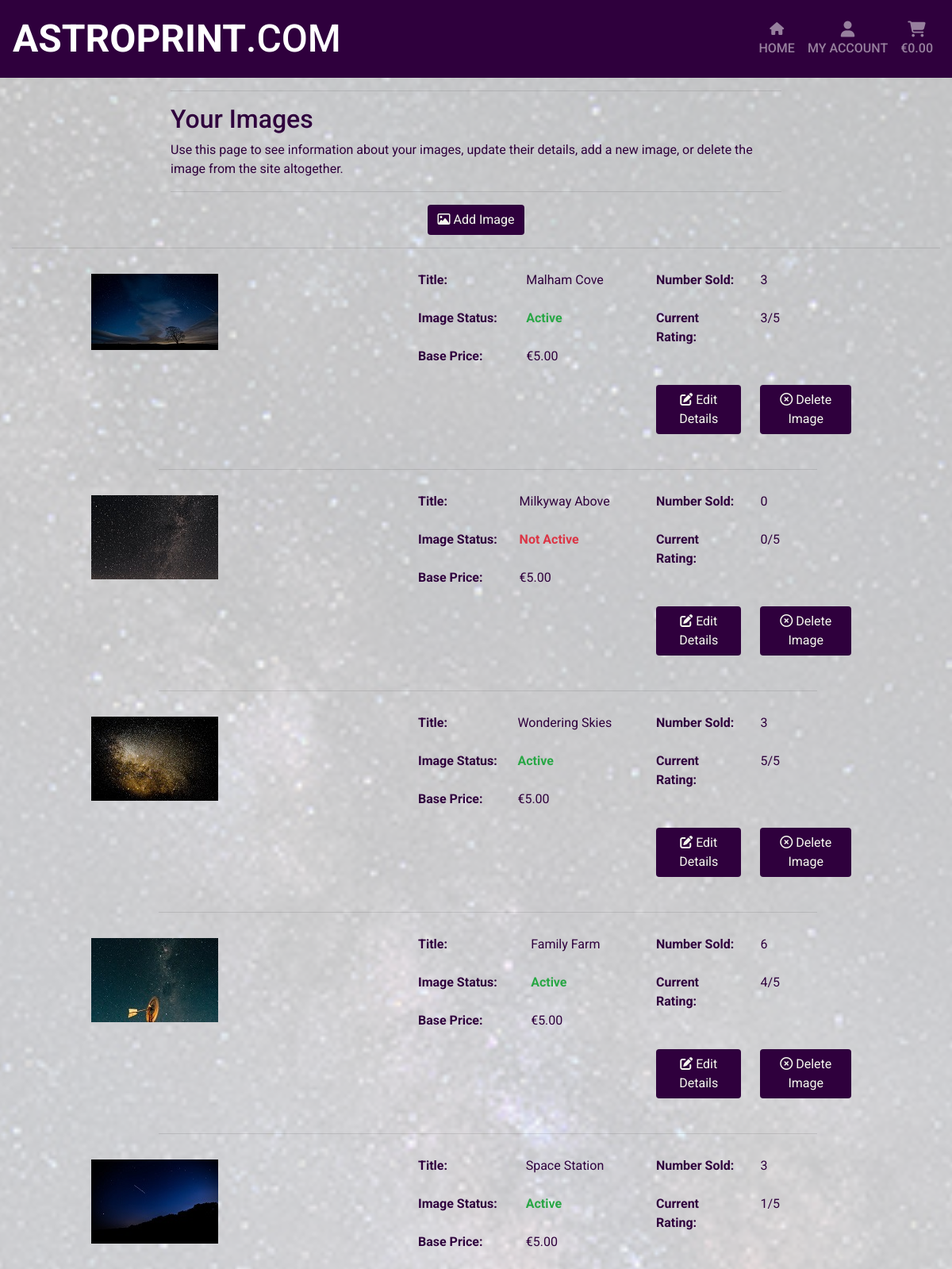
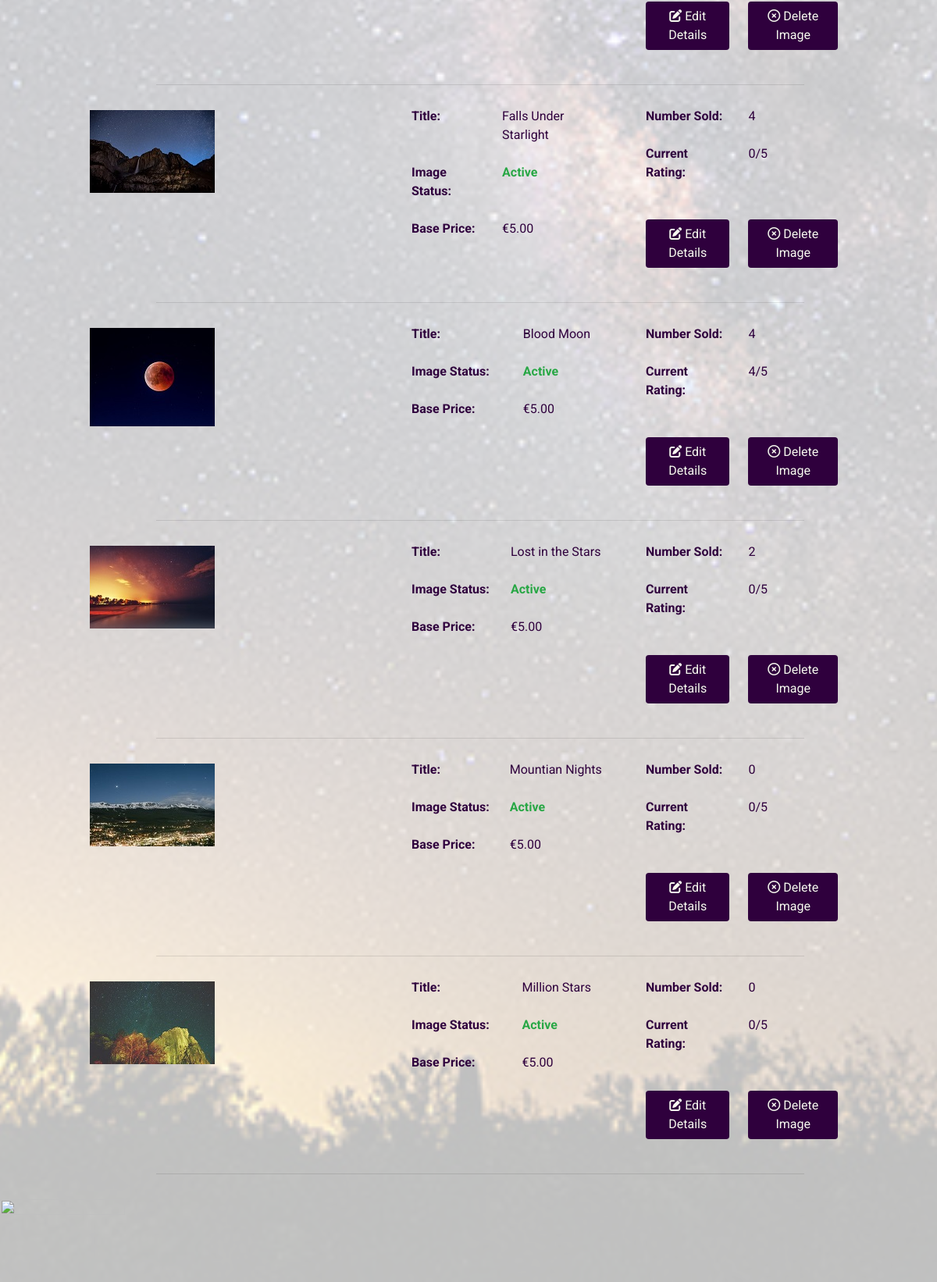
/seller_upload/site_management, run on the app's committed database (2 pictures, top to bottom).
### images/models.py (models this page shows, shortened)
class Image(models.Model):
    prev_img = models.ImageField(verbose_name='', upload_to='user_images/')
    tmnl_img = models.ImageField(verbose_name='', upload_to='user_images/')
    img_title = models.CharField(max_length=75, null=False, blank=False)
    img_taken = models.DateField(null=True, blank=True)
    base_price = models.DecimalField(max_digits=6, decimal_places=2)
    user_id = models.ForeignKey(User, to_field='id', on_delete=models.CASCADE)
    img_status = models.BooleanField(default=False)
    vol_sold = models.IntegerField(default=0)
    img_rating = models.IntegerField(null=False, blank=False, default=0)
    img_data_id = models.ForeignKey(
        'Image_Data', to_field='id', on_delete=models.SET_NULL,
        null=True, blank=True
    )
    date_added = models.DateTimeField(auto_now_add=True)
    last_updated = models.DateTimeField(auto_now=True)

### seller_upload/views.py (the view)
# urls.py: path('site_management', views.all_images_su, name='all_images_su'),
def all_images_su(request):
    images = Image.objects.all()
    context = {
        'images': images,
    }
    return render(request, 'seller_upload/seller_show_images.html', context)

### shopping_bag/contexts.py (called while the page is built, shortened)
def bag_contents(request):
    bag_images = []
    total = 0
    prod_count = 0
    bag = request.session.get('bag', {})
    context = {
        'bag_images': bag_images,
        'total': total,
        'prod_count': prod_count,
    }
    return context

### seller_upload/templates/seller_upload/seller_show_images.html (shortened to what this page needs)
{% extends 'base.html' %}
{% load static %}
{% block content %}
    <div class="overlay"></div>
    <div class="container-fluid">
        <div class="row">
            {% if request.user.is_superuser %}
                <div class="col-12 col-lg-8 offset-lg-2 text-center">
                    <hr>
                    <h2>Site Images</h2>
                    <p>
                        All Images currently on the site.
                    </p>
                    <hr>
                </div>
            {% else %}
                <div class="col-12 col-lg-8 offset-lg-2">
                    <hr>
                    <h2>Your Images</h2>
                    <p>
                        Use this page to see information about your images, update
                        their details, add a new image, or delete the image from
                        the site altogether.
                    </p>
                    <hr>
                </div>
            {% endif %}
        </div>
        <div class="row">
            {% if not request.user.is_superuser %}
                <div class="col text-center">
                    <div class="submit-button">
                        <a href="{% url 'add_image' %}" class="btn btn-site">
                            <span class="icon">
                                <i class="far fa-image"></i>
                            </span>
                            <span>Add Image</span>
                        </a>
                    </div>
                    <hr>
                </div>
            {% endif %}
        </div>
        {% for image in images %}
            <div class="row">
                <div class="col-12 col-md-4 offset-md-1">
                    <img class="img-fluid mt-3" src="{{ image.tmnl_img.url }}" width="160" height="106">
                </div>
                <div class="col-12 col-md-3">
                    <table class="table table-borderless table-text">
                        <tr>
                            <th>Title: </th>
                            <td>{{ image.img_title }}</td>
                        </tr>
                        <tr>
                            <th>Image Status: </th>
                            {% if image.img_status == False %}
                                <td class="text-danger"><strong>Not Active</strong></td>
                            {% else %}
                                <td class="text-success"><strong>Active</strong></td>
                            {% endif %}
                        </tr>
                        <tr>
                            <th>Base Price: </th>
                            <td>€{{ image.base_price }}</td>
                        </tr>
                    </table>
                </div>
                <div class="col-12 col-md-3">
                    <table class="table table-borderless table-text">
                        <tr>
                            <th>Number Sold: </th>
                            <td>{{ image.vol_sold }}</td>
                        </tr>
                        <tr>
                            <th>Current Rating: </th>
                            <td>{{ image.img_rating }}/5</td>
                        </tr>
                        <tr><th></th></tr>
                        <tr>
                            <td>
                                <div class="submit-button text-right">
                                    <a href="{% url 'edit_image_details' image.id %}" class="btn btn-site">
                                        <span class="icon">
                                            <i class="fas fa-edit"></i>
                                        </span>
                                        <span>Edit Details</span>
                                    </a>
                                </div>
                            </td>
                            <td>
                                <div class="submit-button text-right">
                                    <a href="{% url 'delete_image' image.id %}" class="btn btn-site">
                                        <span class="icon">
                                            <i class="far fa-times-circle"></i>
                                        </span>
                                        <span>Delete Image</span>
                                    </a>
                                </div>
                            </td>
                        </tr>
                    </table>
                </div>
            </div>
            <hr class="col-10 offset-1 col-md-8 offset-md-2">
        {% endfor %}
        <img class="img-fluid mt-3" src="{{ image.tmnl_img.url }}" width="160" height="106">
{% endblock %}

### static/css/base.css (style rules this page uses)
a { font-weight: 500; }
body { background: url('/media/Test1.jpg') no-repeat center center fixed; background-size: cover; color: #2f003d; font-family: "Roboto", sans-serif; height: calc(100vh - 82px); }
html { height: 100%; width: 100%; }
.btn-site { background-color: #2f003d; color: #f7faef; }
.container-fluid { margin: 0; padding: 0; }
.overlay { height: 100%; width: 100%; top: 0; left: 0; position: fixed; background: rgba(255, 255, 255, .75); z-index: -8888; }
.row { margin: 0; }
.table-text { color: #2f003d; }

### data on the page
Image: tmnl_img (picture), img_title "Malham Cove", img_status "Active", base_price "5.00", vol_sold "3", img_rating "3"
Image: tmnl_img (picture), img_title "Milkyway Above", img_status "Not Active", base_price "5.00", vol_sold "0", img_rating "0"
Image: tmnl_img (picture), img_title "Wondering Skies", img_status "Active", base_price "5.00", vol_sold "3", img_rating "5"
Image: tmnl_img (picture), img_title "Family Farm", img_status "Active", base_price "5.00", vol_sold "6", img_rating "4"
Image: tmnl_img (picture), img_title "Space Station", img_status "Active", base_price "5.00", vol_sold "3", img_rating "1"
Image: tmnl_img (picture), img_title "Falls Under Starlight", img_status "Active", base_price "5.00", vol_sold "4", img_rating "0"
Image: tmnl_img (picture), img_title "Blood Moon", img_status "Active", base_price "5.00", vol_sold "4", img_rating "4"
Image: tmnl_img (picture), img_title "Lost in the Stars", img_status "Active", base_price "5.00", vol_sold "2", img_rating "0"
Image: tmnl_img (picture), img_title "Mountian Nights", img_status "Active", base_price "5.00", vol_sold "0", img_rating "0"
Image: tmnl_img (picture), img_title "Million Stars", img_status "Active", base_price "5.00", vol_sold "0", img_rating "0"
